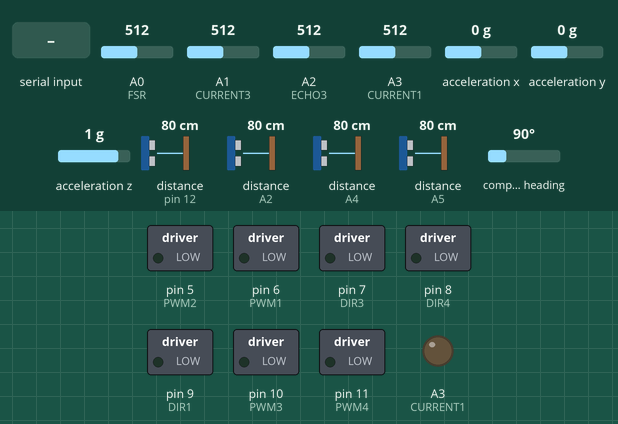
The sketch below on a simulated Arduino Uno, built with avr-gcc and run on an emulated ATmega328P. Shown: switched loads named in the sketch (green lamp = pin HIGH), output pins drawn as LEDs (lit = HIGH). The test bench sets the inputs (shaded band); at power-on: A0 (FSR) = 512, A1 (CURRENT3) = 512, A2 (ECHO3) = 512, A3 (CURRENT1) = 512, acceleration x 0 g, acceleration y 0 g, acceleration z 1 g, distance to the obstacle (sensors on pin 12, A2, A4, A5) 80 cm, compass heading 90°. The echo pulse lasts 58.3 µs per cm; pins used as bus, display or sensor lines are not drawn; what the sketch prints to the serial monitor is not drawn.

Above: at 2.2 s.
2.3 s: "M90\n" received over Serial
At 2.7 s:
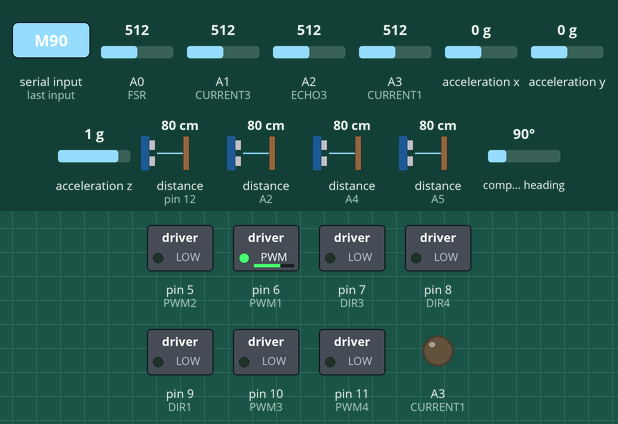
3.8 s: "N,45\n" received over Serial
At 5.0 s:
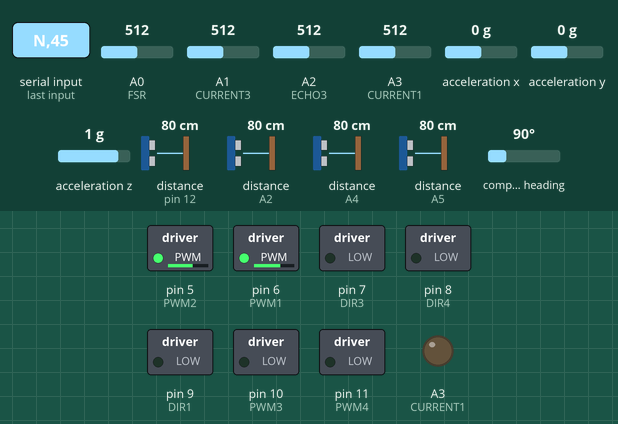
5.3 s: "M,45\n" received over Serial
At 6.2 s:
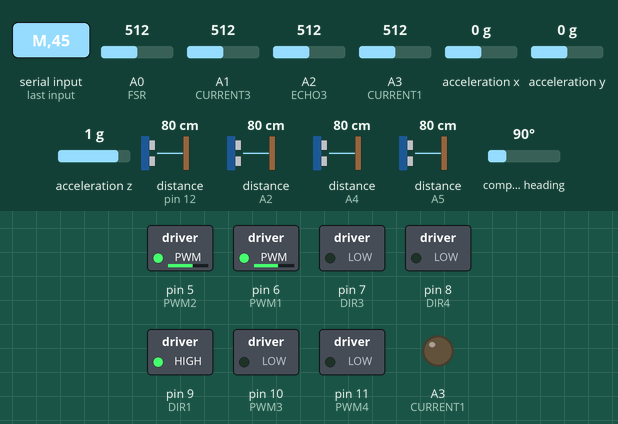
6.8 s: "P,45\n" received over Serial
At 8.0 s:
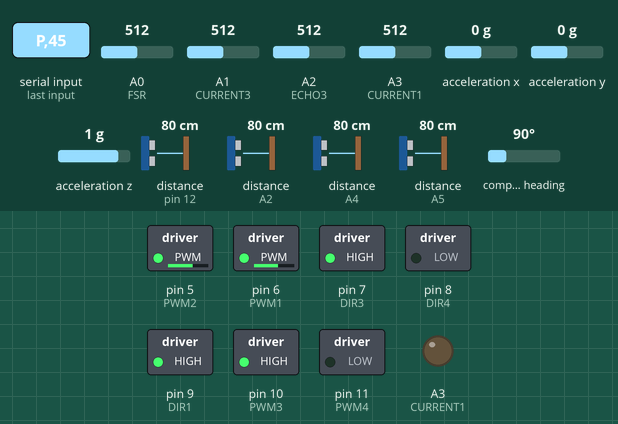
8.3 s: "M\n" received over Serial
At 9.5 s:
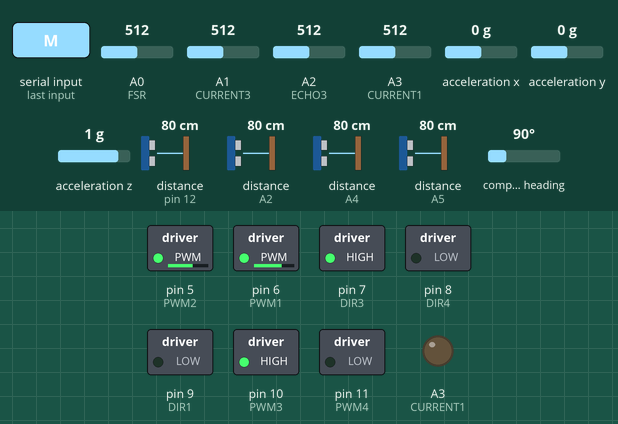
9.8 s: "Q90\n" received over Serial
At 10.8 s:
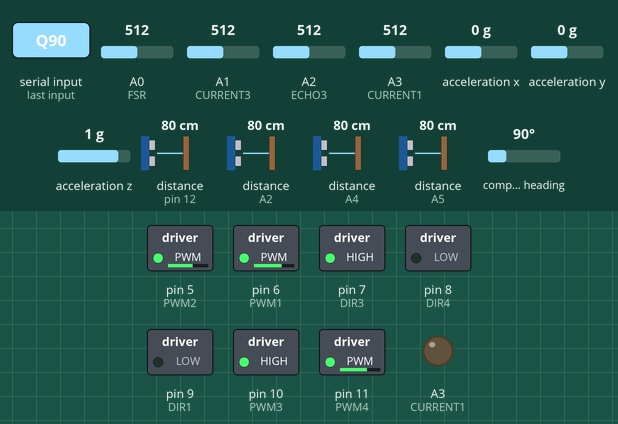
Timing chart, 0 to 12.3 s (numbered marks = the images above; inputs shaded):
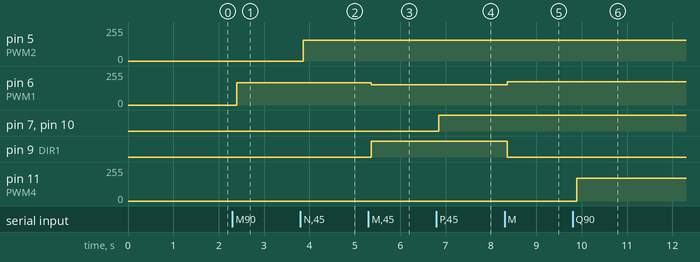

The sketch:

DARTarduino.ino
```cpp
//DART low-level control application
/*
   This application provides the basic functions of sensor reading and motor control. It
   is one part of the DART system, meant to interface with the onboard Raspberry Pi running
   a Python script.
   The program:
     - reads all connected sensors (IMU, sonar, current sensors, FSR)
     - controls the connected motor drivers( 4 motor circuits available)
     - controls the piezo speaker
     - bidirectionally transmits data serially to the Pi ( sensor data out, motor commands in)

   The complex stuff, such as kalman filtering, PID, mapping, etc as well as the GPS receiver
   and bluetooth connection, will be handled by the Pi.

   Thanks to the writers of the Adafruit sensor librarie and the BNO055 library, as well as the NewPing library Author, for
   the framework provided with the example codes.
*/
/* Board layout:
           +----------+
           |         *| RST   PITCH  ROLL  HEADING(YAW)
       ADR |*        *| SCL
       INT |*        *| SDA     ^            /->
       PS1 |*        *| GND     |            |
       PS0 |*        *| 3VO     Y    Z-->    \-X
           |         *| VIN
           +----------+
*/

#include <Wire.h>
#include <Adafruit_Sensor.h>
#include <Adafruit_BNO055.h>
#include <utility/imumaths.h>
#include <NewPing.h>
#include <EEPROM.h>
//define sonar
#define SONAR_NUM 4      // Number of sensors.
#define MAX_DISTANCE 200 // Maximum distance (in cm) to ping.
#define TRIG1 MISO
#define TRIG2 A4
#define TRIG3 16

#define ECHO1 MISO
#define ECHO2 A4
#define ECHO3 16

#define TRIG4 SCK
#define ECHO4 A5

//define current sensor pins
#define CURRENT1 A3
#define CURRENT2 A2
#define CURRENT3 A1
//battery voltage ADC
//#define BAT A5

//define FSR pin
#define FSR A0

//define Piezo speaker pin
#define PIEZO 17

//define motor pins
#define PWM1 6
#define PWM2 5
#define PWM3 10
#define PWM4 11
#define DIR1 9
#define DIR2 12
#define DIR3 7
#define DIR4 8

#define CAL1 5
#define CAL2 0
#define CAL3 0
#define CAL4 0


NewPing sonar[SONAR_NUM] = {   // Sensor object array - set pins and max distance of sensors

  NewPing(TRIG1, ECHO1, MAX_DISTANCE), // Each sensor's trigger pin, echo pin, and max distance to ping.
  NewPing(TRIG2, ECHO2, MAX_DISTANCE),
  NewPing(TRIG3, ECHO3, MAX_DISTANCE),
  NewPing(TRIG4, ECHO4, MAX_DISTANCE),
};

Adafruit_BNO055 bno = Adafruit_BNO055(55);


//global variables

unsigned long previousMillis = 0;
unsigned long previousMillis2 = 0;
int incomingByte;
const long interval = 100;
const long interval2 = 3000;
float systime;
float Current[3];
int sonarMeas[SONAR_NUM];
int FSRconvert;
bool flag = false;
int BATadc = 0;
float voltage = 0;
int motor1State = 0;
int motor2State = 0;
int motor3State = 0;
int motor4State = 0;
imu::Vector<3> orient;
imu::Vector<3> compass;
//imu::Vector<3> grav;
imu::Vector<3> linAccel;

char motorin[21];
int motorTempArray[4];
int cnt = 0;
bool readflag = false;

int set_motor(int motornum, int sp) { //Motor set function - sets given motor to given speed.
  // pass in the motor number (1 - 4) and the motor speed (-255 - 255) to set motor to appropriate speeds.
  //negative numbers for speed indicates opposite direction
  //1 PWM and 1 DIR pin is connected for each motor.

  if (motornum == 1) {
    motor1State = sp;
    if (sp < 0) {
      sp = -sp;
      digitalWrite(DIR1, LOW);
    }
    else {
      digitalWrite(DIR1, HIGH);
    }
    sp = sp - CAL1;
    if (sp < 0) {
      sp = 0;
    }
    analogWrite(PWM1, sp);
    return (sp);
  }
  else if (motornum == 2) {
    motor2State = sp;
    if (sp < 0) {
      sp = -sp;
      digitalWrite(DIR2, LOW);
    }
    else {
      digitalWrite(DIR2, HIGH);
    }
    sp = sp - CAL2;
    if (sp < 0) {
      sp = 0;
    }
    analogWrite(PWM2, sp);
    return (sp);
  }
  else if (motornum == 3) {
    motor3State = sp;
    if (sp < 0) {
      sp = -sp;
      digitalWrite(DIR3, LOW);
    }
    else {
      digitalWrite(DIR3, HIGH);

    }
    sp = sp - CAL3;
    if (sp < 0) {
      sp = 0;
    }
    analogWrite(PWM3, sp);
    return (sp);
  }
  else if (motornum == 4) {
    motor4State = sp;
    if (sp < 0) {
      sp = -sp;
      digitalWrite(DIR4, LOW);
    }
    else {
      digitalWrite(DIR4, HIGH);
    }
    sp = sp - CAL4;
    if (sp < 0) {
      sp = 0;
    }
    analogWrite(PWM4, sp);
    return (sp);
  }
  else {
    return (0);
  }

}

void motorParse(char motorcom[21]) { // Motor Parsing Function
    //This function is called whenever a full line of data is received from the Pi (denoted by the newline char).
    //When called, it parses the char array and decides which motor channel to power and at what speed/direction.
    //Input data from the Pi looks like : M1125N0231P1254Q1115 where MNPQ denote which channel. The first number is a bool
    //that represents direction (0 for backward, 1 for forward). The next three numbers are the speed of the motor, from
    //0 to 255. The input data is an array of char due to the nature of the serial input, and must first be translated from
    //ASCII code to the proper number by subtracting 48., then combining into an int type by multiplying the decimal places
    //by the appropriate factor.
  for (int i = 0; i < 21; i++) {
    int tmpval = 0;
    if (motorcom[i] == 'M') {
        motorTempArray[0] = motorcom[i+1] - 48;
        motorTempArray[1] = motorcom[i+2] - 48;
        motorTempArray[2] = motorcom[i+3] -48;
        motorTempArray[3] = motorcom[i+4] -48;
        (motorTempArray[1]*100 +motorTempArray[2]*10 + motorTempArray[3]);
        if (motorTempArray[0] == 0){
             set_motor(1, -(motorTempArray[1]*100 +motorTempArray[2]*10 + motorTempArray[3]));
        }
        else{
             set_motor(1, (motorTempArray[1]*100 +motorTempArray[2]*10 + motorTempArray[3]));
        }
    }
    if (motorcom[i] == 'N') {
        motorTempArray[0] = motorcom[i+1] - 48;
        motorTempArray[1] = motorcom[i+2] - 48;
        motorTempArray[2] = motorcom[i+3] -48;
        motorTempArray[3] = motorcom[i+4] -48;
        (motorTempArray[1]*100 +motorTempArray[2]*10 + motorTempArray[3]);
        if (motorTempArray[0] == 0){
             set_motor(2, -(motorTempArray[1]*100 +motorTempArray[2]*10 + motorTempArray[3]));
        }
        else{
             set_motor(2, (motorTempArray[1]*100 +motorTempArray[2]*10 + motorTempArray[3]));
        }
    }
    if (motorcom[i] == 'P') {
        motorTempArray[0] = motorcom[i+1] - 48;
        motorTempArray[1] = motorcom[i+2] - 48;
        motorTempArray[2] = motorcom[i+3] -48;
        motorTempArray[3] = motorcom[i+4] - 48;
        if (motorTempArray[0] == 0){
             set_motor(3, -(motorTempArray[1]*100 +motorTempArray[2]*10 + motorTempArray[3]));
        }
        else{
             set_motor(3, (motorTempArray[1]*100 +motorTempArray[2]*10 + motorTempArray[3]));
        }
    }
    if (motorcom[i] == 'Q') {
        motorTempArray[0] = motorcom[i+1] - 48;
        motorTempArray[1] = motorcom[i+2] - 48;
        motorTempArray[2] = motorcom[i+3] -48;
        motorTempArray[3] = motorcom[i+4] -48;

        if (motorTempArray[0] == 0){
             set_motor(4, -(motorTempArray[1]*100 +motorTempArray[2]*10 + motorTempArray[3]));
        }
        else{
             set_motor(4, (motorTempArray[1]*100 +motorTempArray[2]*10 + motorTempArray[3]));
        }
    }
  }
}

void displaySensorDetails(void) { //Sensor Details for IMU, if necessary.
  sensor_t sensor;
  bno.getSensor(&sensor);
  Serial.println("------------------------------------");
  Serial.print  ("Sensor:       "); Serial.println(sensor.name);
  Serial.print  ("Driver Ver:   "); Serial.println(sensor.version);
  Serial.print  ("Unique ID:    "); Serial.println(sensor.sensor_id);
  Serial.print  ("Max Value:    "); Serial.print(sensor.max_value); Serial.println(" xxx");
  Serial.print  ("Min Value:    "); Serial.print(sensor.min_value); Serial.println(" xxx");
  Serial.print  ("Resolution:   "); Serial.print(sensor.resolution); Serial.println(" xxx");
  Serial.println("------------------------------------");
  Serial.println("");
  delay(500);
}
void setup(void) {

  Serial.begin(9600);
  pinMode(FSR, INPUT);
  //pinMode(BAT, INPUT);
  pinMode(CURRENT1, INPUT);
  pinMode(CURRENT2, INPUT);
  pinMode(CURRENT3, INPUT);
  pinMode(ECHO1, OUTPUT);
  pinMode(ECHO2, OUTPUT);
  pinMode(ECHO3, OUTPUT);
  pinMode(ECHO4, INPUT);
  pinMode(PIEZO, OUTPUT);

  pinMode(PWM2, OUTPUT);
  pinMode(PWM1, OUTPUT);
  pinMode(DIR3, OUTPUT);
  pinMode(DIR4, OUTPUT);
  pinMode(DIR1, OUTPUT);
  pinMode(PWM3, OUTPUT);
  pinMode(PWM4, OUTPUT);
  pinMode(DIR2, OUTPUT);

  if (!bno.begin())
  {

    Serial.print("Ooops, no BNO055 detected ... Check your wiring or I2C ADDR!");
    while (1) {
      Serial.println("no IMU");
      delay(1000);
    }
  }
  int eeAddress = 0;
  long bnoID;
  bool foundCalib = false;
  EEPROM.get(eeAddress, bnoID);
  adafruit_bno055_offsets_t calibrationData;
  sensor_t sensor;
  bno.getSensor(&sensor);
  eeAddress += sizeof(long);
  EEPROM.get(eeAddress, calibrationData);
  bno.setSensorOffsets(calibrationData);

  delay(1000);

  /* Use external crystal for better accuracy */
  bno.setExtCrystalUse(true);

  /* Display some basic information on this sensor */
  //displaySensorDetails();

}

void loop(void) {

  unsigned long currentMillis = millis();

  //Here will be where motor commands will be received and set. for now, it contains a placeholder which
  //reads serial data if it is available in the buffer, and sets it to incomingByte
  //Two methods of implementation exist for this: either motor commands will be sent as 4 sets of bytes (byte is
  //8-bit e.g. 256 values, which is good for motor commands because they work using 8 bit numbers for PWM
  //The transmission would look like:
  //01111101 01111101 01111101 01111101
  // (this sets all motors to 125)
  //to parity check, you can do a size check (should be 4 bytes, 32 bits)
  //or you can hash the numbers before sending, send the hash with the motors (adding 1-2 bytes)
  //and then hash the motor numbers again when the arrive, then compare the two hashes

  //option 2 for motor command transmission: as strings
  //Serial.readString() (with timeout) or Serial.readStringUntil() (using a termination character that is also
  //transmitted by the Pi.)
  // This method may be simpler, just look if there is stuff to read, then readStringUntil() the termination char
  // if there is. you can even have a character for each motor, e.g. A B C D denotes the beginning or end of a motor command
  // lots of ways to do it this way, but need to look into Python/Arduino string compatibility too. (sometimes weird chars
  // are sent)
  while (Serial.available()) {
    char c = Serial.read();
    motorin[cnt++] = c;
    if ((c == '\n') || (cnt == sizeof(motorin) - 1))
    {
      motorin[cnt] = '\0';
      cnt = 0;
      readflag = true;
    }
  }
  if (readflag == true) {
    //here the parsing function will read the input and set motor values from it. should be in a null-terminated char buffer
    //Serial.print(motorin);
    readflag = false;
    motorParse(motorin);
  }


  if (currentMillis - previousMillis >= interval) {
    previousMillis = currentMillis;

    //ACQUIRING MEASUREMENT DATA

    //get system time
    systime = float(currentMillis) / 1000;
    //get currents
    int Cadc1 = analogRead(CURRENT1);
    int Cadc2 = analogRead(CURRENT2);
    int Cadc3 = analogRead(CURRENT3);
    //get FSR reading
    int FSRadc0 = analogRead(FSR);
    //get battery voltage reading
    //BATadc = analogRead(BAT);


    //Convert ADC value to actual
    FSRconvert = exp(FSRadc0 * 0.0047) * 0.15;
    Current[0] = Cadc3 * 0.0382 - 3.94; //sensor 1
    Current[1] = Cadc1 * 0.0494 - 25.3; //sensor 5
    // float Current2 = Cadc3 * 0.0496 - 25.3; //sensor 4
    Current[2] = Cadc2 * 0.0385 - 3.99; //sensor 2
    //voltage = ((BATadc/1023)*5)/(.277);

    //get sonar readings

    for (uint8_t i = 0; i < SONAR_NUM; i++) { // Loop through each sensor and display results.
      // Wait 50ms between pings (about 20 pings/sec). 29ms should be the shortest delay between pings.
      sonarMeas[i] = sonar[i].ping_cm();
    }
    //get orientation, acceleration, and gravity vectors
    linAccel = bno.getVector(Adafruit_BNO055::VECTOR_LINEARACCEL);
    //grav = bno.getVector(Adafruit_BNO055::VECTOR_GRAVITY);
    orient = bno.getVector(Adafruit_BNO055::VECTOR_EULER);
    compass = bno.getVector(Adafruit_BNO055::VECTOR_MAGNETOMETER);


    ///
    ///SERIAL TRANSMISSION SECTION
    ///
    ///
    Serial.print("T");
    Serial.print(systime);
    for (uint8_t i = 0; i < SONAR_NUM; i++) {
      Serial.print("S");
      if (i == 0) {
        Serial.print("a");
      }
      if (i == 1) {
        Serial.print("b");
      }
      if (i == 2) {
        Serial.print("c");
      }
      if (i == 3) {
        Serial.print("d");
      }
      Serial.print(sonarMeas[i]);
    }
    for (uint8_t i = 0; i < 3; i++) {
      Serial.print("C");
      if (i == 0) {
        Serial.print("a");
      }
      if (i == 1) {
        Serial.print("b");
      }
      if (i == 2) {
        Serial.print("c");
      }

      Serial.print(Current[i]);
    }


    Serial.print("Ox");
    Serial.print(orient.x());
    Serial.print("Oy");
    Serial.print(orient.y());
    Serial.print("Oz");
    Serial.print(orient.z());

    Serial.print("Ax");
    Serial.print(linAccel.x());
    Serial.print("Ay");
    Serial.print(linAccel.y());
    Serial.print("Az");
    Serial.print(linAccel.z());

    Serial.print("Mx");
    Serial.print(compass.x());
    Serial.print("My");
    Serial.print(compass.y());
    Serial.print("Mz");
    Serial.print(compass.z());

    Serial.print("FSR");
    Serial.print(FSRconvert);


    Serial.print("M");
    Serial.print(motor1State);
    Serial.print("N");
    Serial.print(motor2State);
    Serial.print("P");
    Serial.print(motor3State);
    Serial.print("Q");
    Serial.print(motor4State);
    //Serial.print("V");
    //Serial.print(voltage);
    Serial.println();
  }
  //need functions to test straight and turning operations, and add calibration function
  //this section of code flips the motor on, then off, then reverse, then off. 3 sec intervals
  /**

    if (currentMillis - previousMillis2 >= interval2) {
      previousMillis2 = currentMillis;


      //if motor is on, turn it off

      if ((motor1State == 255) || (motor1State == -255)) {
        motor1State = set_motor(1, 0);
        motor2State = set_motor(2, 0);
        motor3State = set_motor(3, 0);
        motor4State = set_motor(4, 0);
      }
      else { //else if motor is off, pick a direction to turn and activate
        if (flag) {
          motor1State = set_motor(1, 255);
          motor2State = set_motor(2, 255);
          motor3State = set_motor(3, 255);
          motor4State = set_motor(4, 255);

          flag = false;
        }
        else {
          motor1State = set_motor(1, -255 );
          motor2State = set_motor(2, -255 );
          motor3State = set_motor(3, -255 );
          motor4State = set_motor(4, -255 );

          flag = true;
        }
    }
    }
    **/


}
```

Measured:
- after the input at 2.3 s, pin 6 (PWM1): 0/255 → 167/255 after 0.10 s
- after the input at 3.8 s, pin 5 (PWM2): 0/255 → 156/255 after 0.07 s
- after the input at 5.3 s, pin 6 (PWM1): 167/255 → 151/255 after 0.07 s; pin 9 (DIR1): LOW → HIGH after 0.07 s
- after the input at 6.8 s, pin 7 (DIR3), pin 10 (PWM3): LOW → HIGH after 0.05 s
- after the input at 8.3 s, pin 6 (PWM1): 151/255 → 175/255 after 0.06 s; pin 9 (DIR1): HIGH → LOW after 0.06 s
- after the input at 9.8 s, pin 11 (PWM4): 0/255 → 172/255 after 0.10 s
